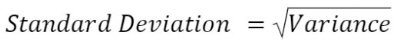
#> input picture Statistics & Probability/Standard Deviation & Variance/images/std2.png, 400 x 43 px
$ jupyter execute 'standard deviation.ipynb'
#> lines starting #> are read from the running program, lines starting #| are printed output that depends on the picture
1. [Standard Deviation](#standard-deviation)
2. [Standard Deviation for Sample]
3. [Standard Deviation for Population]

#### Standard Deviation:
- it is used to measure the dispersion for data or how far are the data point from its mean value
- denoted by the square root of sum of average distances between the data points and the mean value
- is the square root of variance
- used to identify outlier
- used for distribution of data (via pdf)
- helps to understand the data intutively
- uses the same units of measurement for evaluation as the the original units of data
- used for numerical continuous values

[cell 1]
from PIL import Image
from IPython.display import display

img = Image.open('images/std2.png')
#> img is the input picture: PIL image 400x43 RGBA; mean R, G, B, A 234.1, 234.1, 234.1, 255
new_image = img.resize((400, 40))
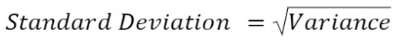
#> new_image: PIL image 400x40 RGBA; mean R, G, B, A 234, 234, 234, 255
display(new_image)

#### Standard Deviation for Sample:

[cell 2]
from PIL import Image
from IPython.display import display

img = Image.open('images/std3.png')
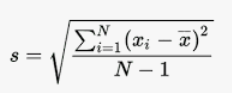
#> input picture Statistics & Probability/Standard Deviation & Variance/images/std3.png, 232 x 93 px
#> img is the input picture: PIL image 232x93 RGBA; mean R, G, B, A 234.8, 234.9, 234.9, 255
new_image = img.resize((270, 120))
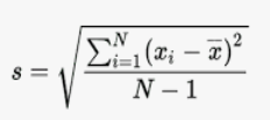
#> new_image: PIL image 270x120 RGBA; mean R, G, B, A 234.8, 234.9, 234.9, 255
display(new_image)

#### Standard Deviation for Population:

[cell 3]
from PIL import Image
from IPython.display import display

img = Image.open('images/std.png')
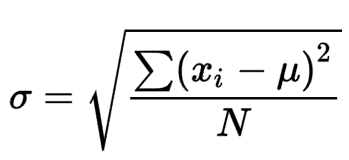
#> input picture Statistics & Probability/Standard Deviation & Variance/images/std.png, 349 x 160 px
#> img is the input picture: PIL image 349x160 RGBA; mean R, G, B, A 240.3, 240.3, 240.3, 255
new_image = img.resize((250, 120))
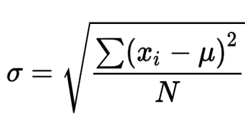
#> new_image: PIL image 250x120 RGBA; mean R, G, B, A 240.2, 240.2, 240.2, 255
display(new_image)
